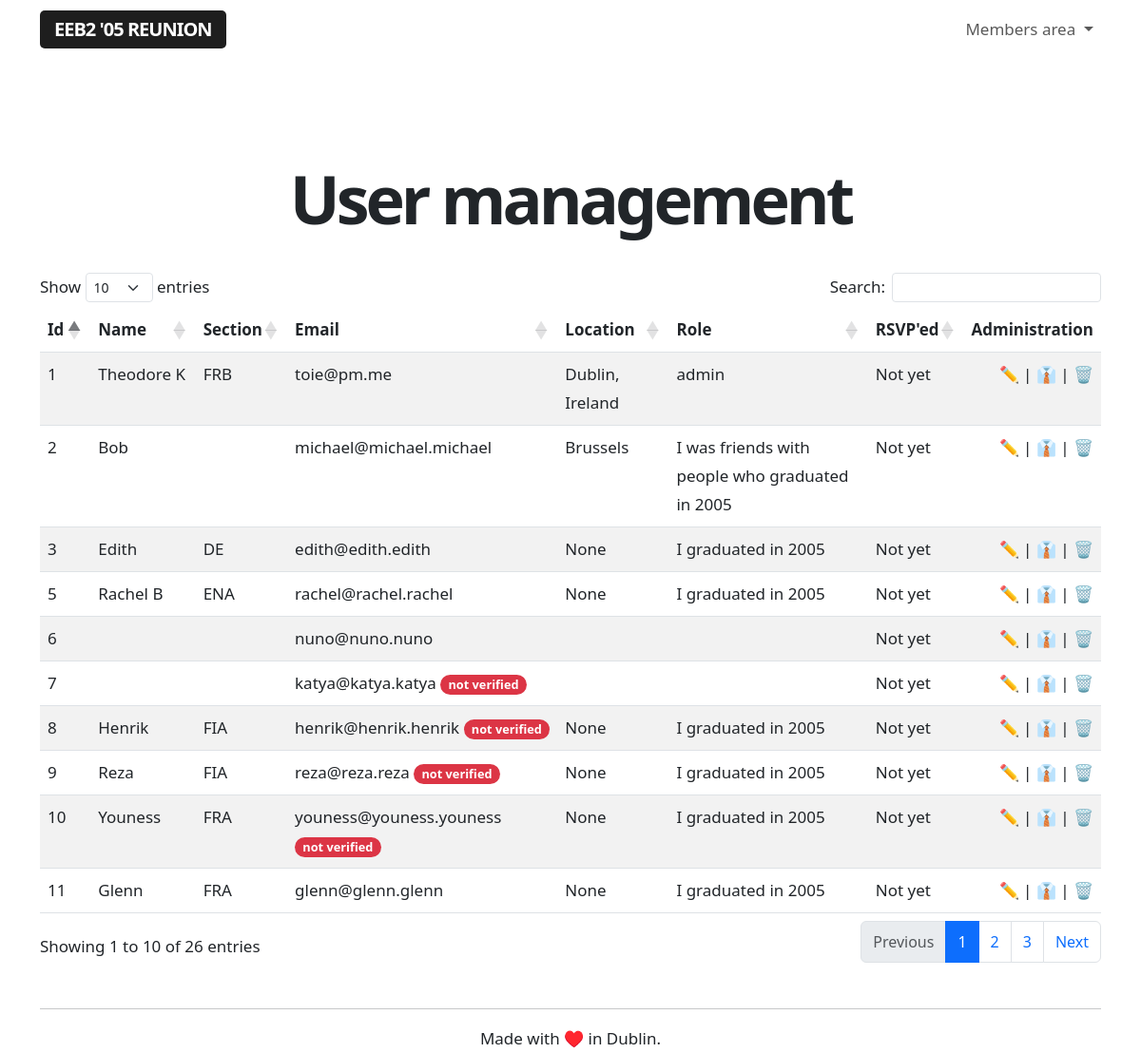
The app's page /admin/users (signed in) with its own data.
### app/models.py (models this page shows, shortened)
class User(UserMixin, db.Model):
    id = db.Column(db.Integer, primary_key=True)
    username = db.Column(db.String(64), index=True, unique=True)
    name = db.Column(db.String(64), index=True, unique=False)
    section = db.Column(db.String(64), index=True, unique=False)
    email = db.Column(db.String(120), index=True, unique=True)
    password_hash = db.Column(db.String(128))
    role = db.Column(db.String(64), index=True, unique=False)
    rsvp = db.Column(db.String(64), index=True, unique=False)
    avatar = db.Column(db.String(64), index=True, unique=False)
    currentlocation = db.Column(db.String(64), index=True, unique=False)
    verified = db.Column(db.String(64), index=True, unique=False)
    facebook = db.Column(db.String(64), index=True, unique=False)
    twitter = db.Column(db.String(64), index=True, unique=False)
    instagram = db.Column(db.String(64), index=True, unique=False)
    linkedin = db.Column(db.String(64), index=True, unique=False)
    snapchat = db.Column(db.String(64), index=True, unique=False)
    reddit = db.Column(db.String(64), index=True, unique=False)
    mastodon = db.Column(db.String(64), index=True, unique=False)
    tiktok = db.Column(db.String(64), index=True, unique=False)

### app/routes.py (the view)
@app.route('/admin/users', methods=['GET'])
@login_required
def adminusermanagement():
    if current_user.role == 'admin':
        users = User.query.order_by(User.id.asc())
    else:
        flash('This is a restricted area.')
        return redirect(url_for('index'))
    return render_template("user_management.html", title='User management',
        users=users)

### app/models.py (called while the page is built)
@login.user_loader
def load_user(id):
    return User.query.get(int(id))

### app/templates/user_management.html (shortened to what this page needs)
{% extends "base.html" %}
{% block content %}
<div class="title">
    <h1>User management</h1>
</div>
<br>
<br>
<table id="usermanagementtable" class="table table-striped">
  <thead>
    <tr>
        <th>Id</th>
        <th>Name</th>
        <th>Section</th>
        <th>Email</th>
        <th>Location</th>
        <th>Role</th>
        <th>RSVP'ed</th>
        <th>Administration</th>
    </tr>
  </thead>
  <tbody>
    {% for user in users %}
        {% include '_users.html' %}
    {% endfor %}
  </tbody>
</table>
{% endblock %}

### app/templates/_users.html
<tr>
    <td>{{ user.id }}</td>
    <td>{{ user.name }}</td>
    <td>{{ user.section }}</td>
    {% if user.verified == 'yes' %}
    <td>{{ user.email }}</td>
    {% else %}
    <td>{{ user.email }} <a href="{{ url_for('toggleverify', userid=user.id) }}"><span class="badge rounded-pill bg-danger">not verified</span></a></td>
    {% endif%}
    <td>{{ user.currentlocation }}</td>
    <td>{{ user.role }}</td>
    <td>{{ user.rsvp }}</td>
        <td class="aligniconsright"><a class="nolinkdecoration" href="{{ url_for('user', userid = user.id) }}">✏️</a> | <a class="nolinkdecoration" href="{{ url_for('toggleadmin', userid = user.id) }}">👔</a> | <a class="nolinkdecoration" href="{{ url_for('delete_user', userid=user.id) }}">🗑️</a></td>
</tr>

### app/static/styles.css (style rules this page uses)
body { font-size: 17px !important; line-height: 30px !important; }
h1 { font-size: 70px !important; letter-spacing: -4px; text-align: center; font-weight: 800 !important; line-height: 75px !important; }
.aligniconsright { text-align: right; }
.title h1 { margin-bottom: -20px !important; margin-top: 40px; }
.nolinkdecoration { text-decoration: none; }

### records on screen
User: id "1", name "Theodore K", section "FRB", email "toie@pm.me", currentlocation "Dublin, Ireland", role "admin", rsvp "Not yet"
User: id "2", name "Bob", email "michael@michael.michael", currentlocation "Brussels", role "I was friends with people who graduated in 2005", rsvp "Not yet"
User: id "3", name "Edith", section "DE", email "edith@edith.edith", currentlocation "None", role "I graduated in 2005", rsvp "Not yet"
User: id "5", name "Rachel B", section "ENA", email "rachel@rachel.rachel", currentlocation "None", role "I graduated in 2005", rsvp "Not yet"
User: id "6", email "nuno@nuno.nuno", rsvp "Not yet"
User: id "7", email "katya@katya.katya", rsvp "Not yet"
User: id "8", name "Henrik", section "FIA", email "henrik@henrik.henrik", currentlocation "None", role "I graduated in 2005", rsvp "Not yet"
User: id "9", name "Reza", section "FIA", email "reza@reza.reza", currentlocation "None", role "I graduated in 2005", rsvp "Not yet"
User: id "10", name "Youness", section "FRA", email "youness@youness.youness", currentlocation "None", role "I graduated in 2005", rsvp "Not yet"
User: id "11", name "Glenn", section "FRA", email "glenn@glenn.glenn", currentlocation "None", role "I graduated in 2005", rsvp "Not yet"
